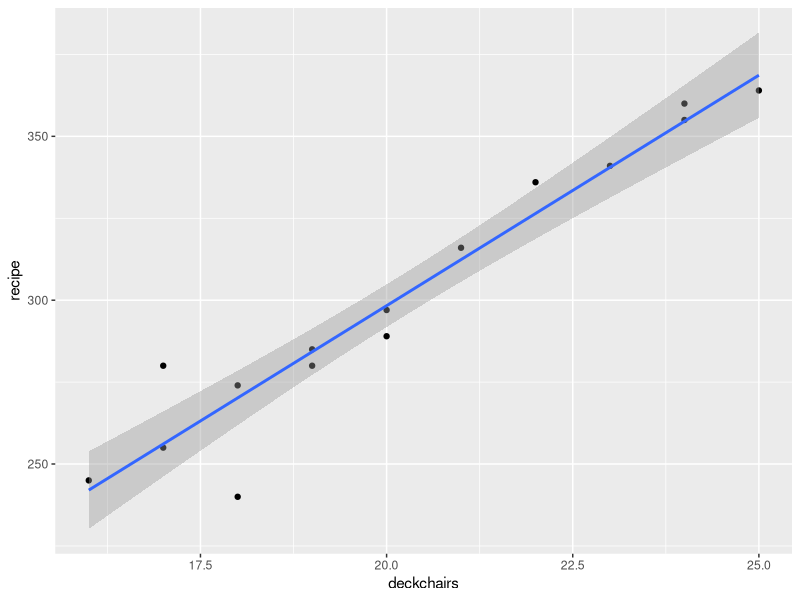
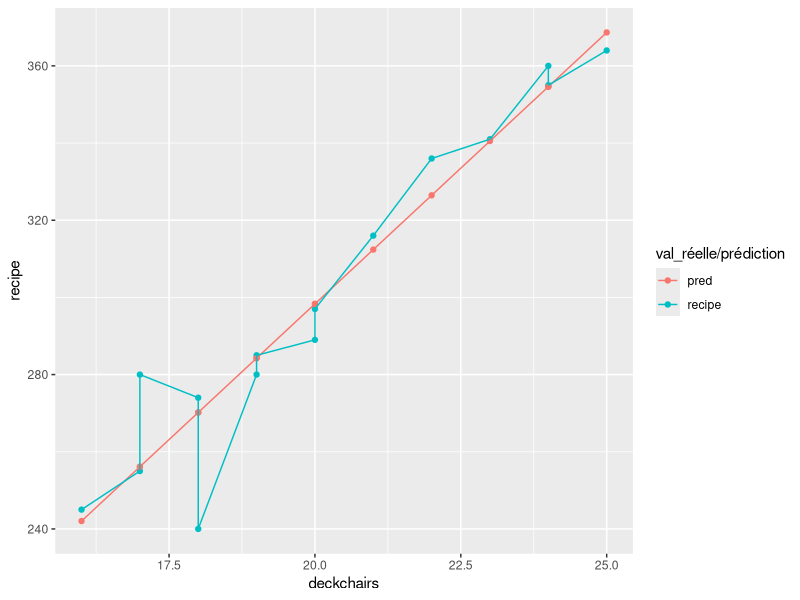

These charts were generated, in order, by the following R code:
## ---- chunk 1
knitr::opts_chunk$set(echo = TRUE)
## ---- chunk 2
library(ggplot2)
suppressPackageStartupMessages( library(dplyr) ) # to remove all messages at package start up
library(readxl)
ex1 <- read_excel("ex1.xlsx")
## ---- chunk 3
ex1 %>% 
        ggplot(. , aes(x = deckchairs, y = recipe)) +
        geom_point() +
        geom_smooth(method = "lm")
## ---- chunk 4
fit <- lm(recipe ~ deckchairs, data = ex1)
fit
## ---- chunk 5
summary(fit)
## ---- chunk 6
pred <- predict.lm(object = fit)
ex1$pred <- pred
ex1 %>% 
        tidyr::pivot_longer(. , cols = c("recipe", "pred"), 
                            names_to = "val_réelle/prédiction", values_to = "recipe" ) %>%  
        ggplot(. , aes(x = deckchairs, y = recipe, colour = `val_réelle/prédiction`) ) +
        geom_point() +
        geom_line()
## ---- chunk 7
sqrt( mean((pred - ex1$recipe)**2) )
